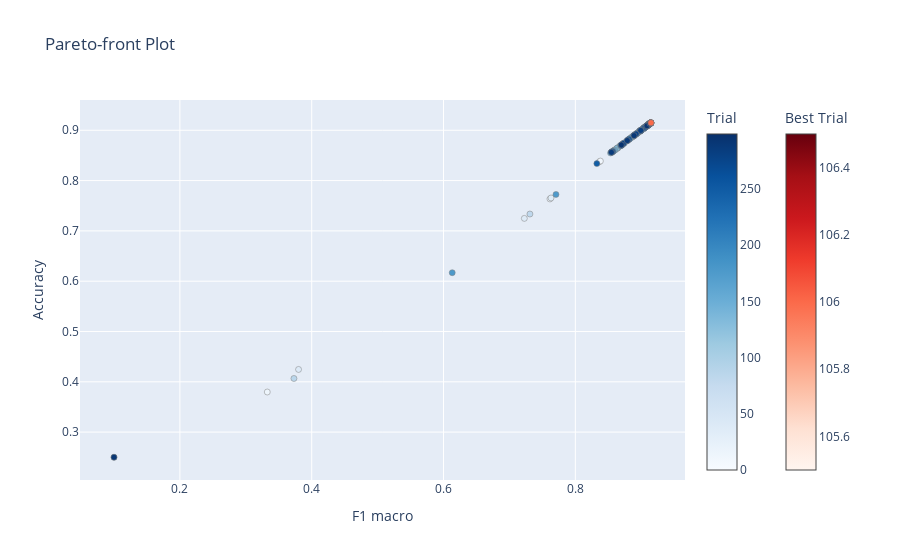
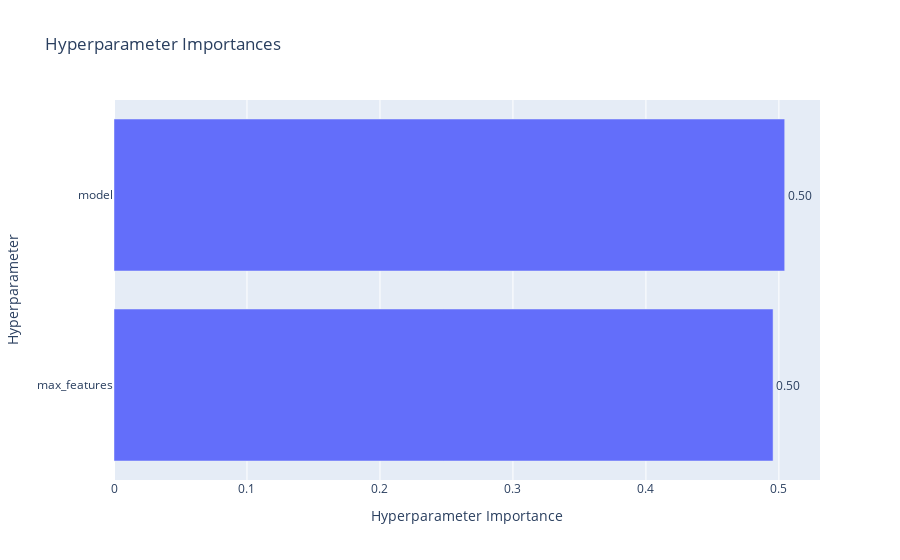

Notebook code for these charts, in order:
### Code cell
import optuna.visualization as vis

# Affiche la frontière de Pareto
vis.plot_pareto_front(study, target_names=["F1 macro", "Accuracy"]).show()
vis.plot_optimization_history(
    study,
    target=lambda t: t.values[0],   # F1 macro
    target_name="F1 Macro"
)
vis.plot_param_importances(
    study,
    target=lambda t: t.values[1],   # Accuracy
    target_name="Accuracy"
)

### Figure 1 — Plotly figure (JSON) as saved in the notebook; plotly's stock layout.template omitted (floating-point values rounded to 4 significant figures; data arrays with more than 128 entries replaced by an {"elided": "..."} marker saying what was removed)
{"data": [{"hovertemplate": "%{text}<extra>Trial</extra>", "marker": {"color": {"elided": "299 int values"}, "colorbar": {"title": {"text": "Trial"}}, "colorscale": [[0.0, "rgb(247,251,255)"], [0.125, "rgb(222,235,247)"], [0.25, "rgb(198,219,239)"], [0.375, "rgb(158,202,225)"], [0.5, "rgb(107,174,214)"], [0.625, "rgb(66,146,198)"], [0.75, "rgb(33,113,181)"], [0.875, "rgb(8,81,156)"], [1.0, "rgb(8,48,107)"]], "line": {"color": "Grey", "width": 0.5}}, "mode": "markers", "showlegend": false, "text": {"elided": "299 str values"}, "x": {"elided": "299 float values"}, "y": {"elided": "299 float values"}, "type": "scatter"}, {"hovertemplate": "%{text}<extra>Best Trial</extra>", "marker": {"color": [106], "colorbar": {"title": {"text": "Best Trial"}, "x": 1.1, "xpad": 40}, "colorscale": [[0.0, "rgb(255,245,240)"], [0.125, "rgb(254,224,210)"], [0.25, "rgb(252,187,161)"], [0.375, "rgb(252,146,114)"], [0.5, "rgb(251,106,74)"], [0.625, "rgb(239,59,44)"], [0.75, "rgb(203,24,29)"], [0.875, "rgb(165,15,21)"], [1.0, "rgb(103,0,13)"]], "line": {"color": "Grey", "width": 0.5}}, "mode": "markers", "showlegend": false, "text": ["{<br>  \"number\": 106,<br>  \"values\": [<br>    0.9148128267373627,<br>    0.9149583333333333<br>  ],<br>  \"params\": {<br>    \"model\": \"LogisticRegression\",<br>    \"max_features\": 9000,<br>    \"C\": 1.9550671399076747<br>  }<br>}"], "x": [0.9148], "y": [0.915], "type": "scatter"}], "layout": {"title": {"text": "Pareto-front Plot"}, "xaxis": {"title": {"text": "F1 macro"}}, "yaxis": {"title": {"text": "Accuracy"}}}}

### Figure 2 — Plotly figure (JSON) as saved in the notebook; plotly's stock layout.template omitted (floating-point values rounded to 4 significant figures)
{"data": [{"cliponaxis": false, "hovertemplate": ["max_features (IntDistribution): 0.49563091312606217<extra></extra>", "model (CategoricalDistribution): 0.5043690868739379<extra></extra>"], "name": "Accuracy", "orientation": "h", "text": ["0.50", "0.50"], "textposition": "outside", "x": [0.4956, 0.5044], "y": ["max_features", "model"], "type": "bar"}], "layout": {"title": {"text": "Hyperparameter Importances"}, "xaxis": {"title": {"text": "Hyperparameter Importance"}}, "yaxis": {"title": {"text": "Hyperparameter"}}}}
